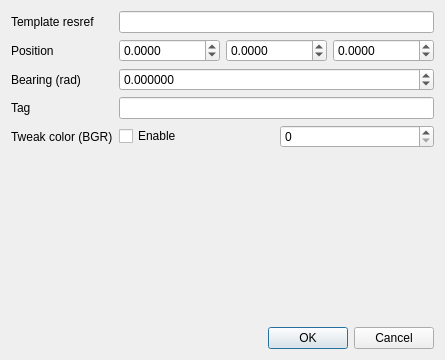
<?xml version="1.0" encoding="UTF-8"?>
<ui version="4.0">
 <class>Dialog</class>
 <widget class="QDialog" name="Dialog">
  <property name="geometry">
   <rect>
    <x>0</x>
    <y>0</y>
    <width>420</width>
    <height>360</height>
   </rect>
  </property>
  <property name="windowTitle">
   <string>Placeable instance</string>
  </property>
  <layout class="QVBoxLayout" name="verticalLayout">
   <item>
    <layout class="QFormLayout" name="formLayout">
     <item row="0" column="0">
      <widget class="QLabel" name="labelResref">
       <property name="text">
        <string>Template resref</string>
       </property>
      </widget>
     </item>
     <item row="0" column="1">
      <widget class="QLineEdit" name="resrefEdit">
       <property name="maxLength">
        <number>16</number>
       </property>
      </widget>
     </item>
     <item row="1" column="0">
      <widget class="QLabel" name="labelPos">
       <property name="text">
        <string>Position</string>
       </property>
      </widget>
     </item>
     <item row="1" column="1">
      <layout class="QHBoxLayout" name="posLayout">
       <item>
        <widget class="QDoubleSpinBox" name="xPosSpin">
         <property name="minimum">
          <double>-1000000.000000000000000</double>
         </property>
         <property name="maximum">
          <double>1000000.000000000000000</double>
         </property>
         <property name="decimals">
          <number>4</number>
         </property>
        </widget>
       </item>
       <item>
        <widget class="QDoubleSpinBox" name="yPosSpin">
         <property name="minimum">
          <double>-1000000.000000000000000</double>
         </property>
         <property name="maximum">
          <double>1000000.000000000000000</double>
         </property>
         <property name="decimals">
          <number>4</number>
         </property>
        </widget>
       </item>
       <item>
        <widget class="QDoubleSpinBox" name="zPosSpin">
         <property name="minimum">
          <double>-1000000.000000000000000</double>
         </property>
         <property name="maximum">
          <double>1000000.000000000000000</double>
         </property>
         <property name="decimals">
          <number>4</number>
         </property>
        </widget>
       </item>
      </layout>
     </item>
     <item row="2" column="0">
      <widget class="QLabel" name="labelBearing">
       <property name="text">
        <string>Bearing (rad)</string>
       </property>
      </widget>
     </item>
     <item row="2" column="1">
      <widget class="QDoubleSpinBox" name="bearingSpin">
       <property name="minimum">
        <double>-100.000000000000000</double>
       </property>
       <property name="maximum">
        <double>100.000000000000000</double>
       </property>
       <property name="decimals">
        <number>6</number>
       </property>
      </widget>
     </item>
     <item row="3" column="0">
      <widget class="QLabel" name="labelTag">
       <property name="text">
        <string>Tag</string>
       </property>
      </widget>
     </item>
     <item row="3" column="1">
      <widget class="QLineEdit" name="tagEdit"/>
     </item>
     <item row="4" column="0">
      <widget class="QLabel" name="labelTweak">
       <property name="text">
        <string>Tweak color (BGR)</string>
       </property>
      </widget>
     </item>
     <item row="4" column="1">
      <layout class="QHBoxLayout" name="tweakLayout">
       <item>
        <widget class="QCheckBox" name="useTweakColorCheck">
         <property name="text">
          <string>Enable</string>
         </property>
        </widget>
       </item>
       <item>
        <widget class="QSpinBox" name="tweakBgrSpin">
         <property name="maximum">
          <number>16777215</number>
         </property>
        </widget>
       </item>
      </layout>
     </item>
    </layout>
   </item>
   <item>
    <widget class="QDialogButtonBox" name="buttonBox">
     <property name="orientation">
      <enum>Qt::Horizontal</enum>
     </property>
     <property name="standardButtons">
      <set>QDialogButtonBox::Cancel|QDialogButtonBox::Ok</set>
     </property>
    </widget>
   </item>
  </layout>
 </widget>
 <resources/>
 <connections>
  <connection>
   <sender>buttonBox</sender>
   <signal>accepted()</signal>
   <receiver>Dialog</receiver>
   <slot>accept()</slot>
  </connection>
  <connection>
   <sender>buttonBox</sender>
   <signal>rejected()</signal>
   <receiver>Dialog</receiver>
   <slot>reject()</slot>
  </connection>
 </connections>
</ui>
